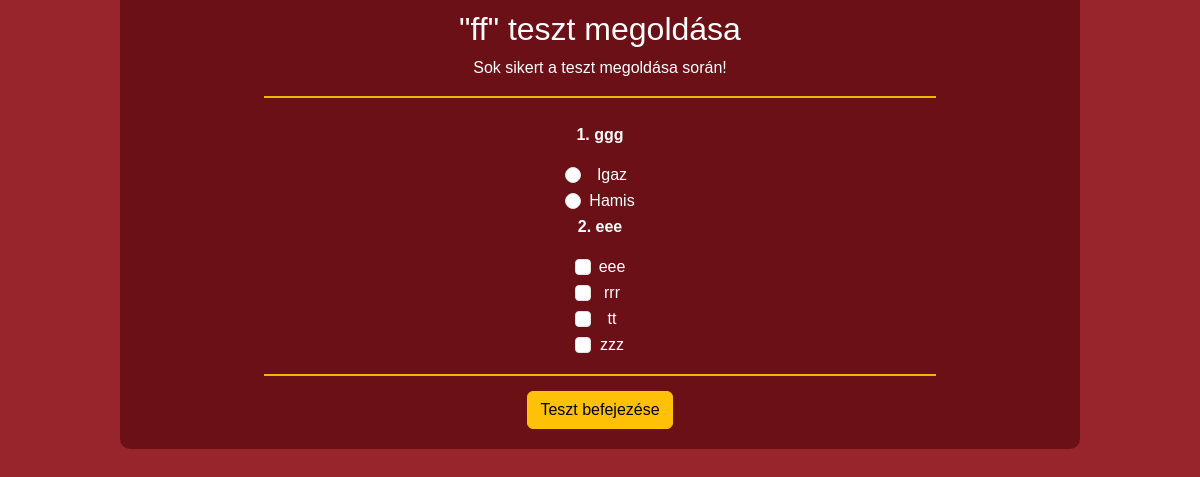
/test/run-test/25/, run on the app's committed database.
### roman_map/models.py (models this page shows, shortened)
class Quiz(models.Model):
    id = models.BigAutoField(primary_key=True)
    title = models.CharField(max_length=255)
    description = models.TextField()
    created_date = models.DateTimeField(auto_now_add=True)
    created_by = models.ForeignKey(CustomUser, on_delete=models.CASCADE, related_name='created_quizzes', null=True, blank=True)

class Question(models.Model):
    id = models.BigAutoField(primary_key=True)
    QUESTION_TYPES = [
        ('mc', 'Több válasz'),
        ('tf', 'Igaz/Hamis')
    ]
    def validate_positiv_number(value):
        if value < 0:
            raise ValidationError(
                ('%(value)s kisebb min 0.'),
                params={'value': value},
            )
    quiz = models.ForeignKey(Quiz, on_delete=models.SET_NULL, related_name='questions', null=True, blank=True)
    text = models.CharField(max_length=255, blank=False)
    question_type = models.CharField(max_length=2, choices=QUESTION_TYPES)
    points = models.PositiveIntegerField(default=0, validators=[validate_positiv_number])

class Answer(models.Model):
    id = models.BigAutoField(primary_key=True)
    question = models.ForeignKey(Question, on_delete=models.CASCADE, related_name='answers')
    text = models.CharField(max_length=255, blank=True)
    is_correct = models.BooleanField(default=False)

### roman_map/views.py (the view, shortened to what this page needs)
# urls.py: path('test/run-test/<int:quiz_id>/', view=views.teszt_inditasa, name='teszt_inditasa'),
def teszt_inditasa(request, quiz_id):
    try:
        quiz = Quiz.objects.get(id = quiz_id)
        if not quiz:
            db_logger.error("Hiba. Az indítani kívánt teszt nem található.")
            messages.error(request, "Hiba. Az indítani kívánt teszt nem található.")
        total_points = quiz.questions.aggregate(Sum('points'))['points__sum'] or 0
        questions = list(quiz.questions.all())
        random.shuffle(questions)
        return render(request, 'quiz/run_test.html', {'quiz': quiz, 'questions': questions})
    except Exception as e:
        db_logger.error("Hiba: "+str(e))
        messages.error(request, "Hiba teszt során")
        return redirect('teszt')

### roman_map/templates/quiz/run_test.html (shortened to what this page needs)
{% extends "quiz/test.html" %}
{% block content %}
    <div class="content">
        <h2>"{{ quiz.title }}" teszt megoldása</h2>
        <p>Sok sikert a teszt megoldása során!</p>
        <div class="disz-csik"></div>
        <form method="post">
            {% for question in questions %}
                <div class="question-item">
                    <p><strong>{{ forloop.counter }}. {{ question.text }}</strong></p>
                    <div class="question-item-inputs">
                        {% if question.question_type == 'tf' %}
                            <div class="form-check">
                                <input type="radio" name="question_{{ question.id }}" value="true" class="form-check-input" id="question_{{ question.id }}">
                                <label for="question_{{ question.id }}">Igaz</label>
                            </div>
                            <div class="form-check">
                                <input type="radio" name="question_{{ question.id }}" value="false" class="form-check-input" id="question_{{ question.id }}">
                                <label for="question_{{ question.id }}">Hamis</label>
                            </div>
                        {% else %}
                            {% for answer in question.answers.all %}
                                <div class="form-check">
                                    <input type="checkbox" name="question_{{ question.id }}" value="{{ answer.id }}" class="form-check-input" id="question_{{ question.id }}">
                                    <label for="question_{{ question.id }}">{{ answer.text }}</label>
                                </div>
                            {% endfor %}
                        {% endif %}
                    </div>
                </div>
            {% endfor %}
            <div class="disz-csik"></div>
            <button type="submit" class="btn btn-warning">Teszt befejezése</button>
        </form>
    </div>
{% endblock content %}

### roman_map/static/styles/tests.css (style rules this page uses)
.disz-csik { width: 70%; height: 2px; background-color: #ecba04; margin-top: 15px; margin-bottom: 15px; margin-left: auto; margin-right: auto; }
.content form { padding-top: 10px; padding-bottom: 10px; display: flex; flex-direction: column; align-items: center; color: white; }
.content { width: 80%; margin: auto; background-color: #6B1016; border-radius: 0 0 10px 10px; padding-bottom: 10px; padding-top: 10px; color: white; }
.tests-background { font-family: Arial, sans-serif; text-align: center; background-color: #98252c; }

### data on the page
Quiz: title "ff"
Question: text "ggg"
Question: text "eee"
Answer: text "eee"
Answer: text "rrr"
Answer: text "tt"
Answer: text "zzz"
